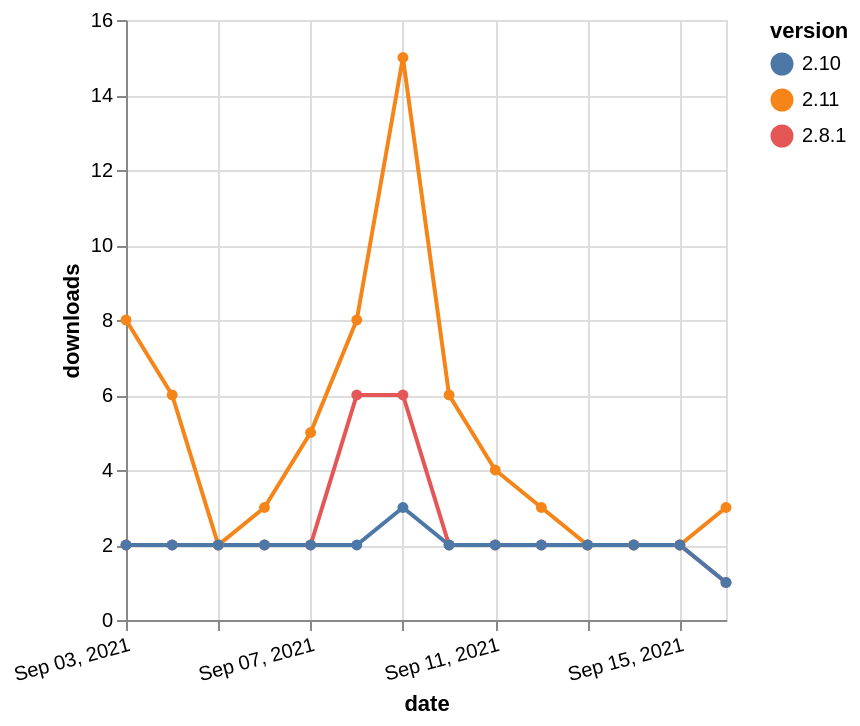

This figure's Vega-Lite source:
### Vega-Lite specification from a JSON file in a GitHub repository (floating-point values rounded to 4 significant figures)
{"$schema": "https://vega.github.io/schema/vega-lite/v5.json", "description": "A simple bar chart with embedded data.", "data": {"values": [{"date": "2021-09-03", "total": 2899, "delta": 2, "version": "2.8.1"}, {"date": "2021-09-04", "total": 2901, "delta": 2, "version": "2.8.1"}, {"date": "2021-09-05", "total": 2903, "delta": 2, "version": "2.8.1"}, {"date": "2021-09-06", "total": 2905, "delta": 2, "version": "2.8.1"}, {"date": "2021-09-07", "total": 2907, "delta": 2, "version": "2.8.1"}, {"date": "2021-09-08", "total": 2913, "delta": 6, "version": "2.8.1"}, {"date": "2021-09-09", "total": 2919, "delta": 6, "version": "2.8.1"}, {"date": "2021-09-10", "total": 2921, "delta": 2, "version": "2.8.1"}, {"date": "2021-09-11", "total": 2923, "delta": 2, "version": "2.8.1"}, {"date": "2021-09-12", "total": 2925, "delta": 2, "version": "2.8.1"}, {"date": "2021-09-13", "total": 2927, "delta": 2, "version": "2.8.1"}, {"date": "2021-09-14", "total": 2929, "delta": 2, "version": "2.8.1"}, {"date": "2021-09-15", "total": 2931, "delta": 2, "version": "2.8.1"}, {"date": "2021-09-16", "total": 2932, "delta": 1, "version": "2.8.1"}, {"date": "2021-09-03", "total": 5721, "delta": 8, "version": "2.11"}, {"date": "2021-09-04", "total": 5727, "delta": 6, "version": "2.11"}, {"date": "2021-09-05", "total": 5729, "delta": 2, "version": "2.11"}, {"date": "2021-09-06", "total": 5732, "delta": 3, "version": "2.11"}, {"date": "2021-09-07", "total": 5737, "delta": 5, "version": "2.11"}, {"date": "2021-09-08", "total": 5745, "delta": 8, "version": "2.11"}, {"date": "2021-09-09", "total": 5760, "delta": 15, "version": "2.11"}, {"date": "2021-09-10", "total": 5766, "delta": 6, "version": "2.11"}, {"date": "2021-09-11", "total": 5770, "delta": 4, "version": "2.11"}, {"date": "2021-09-12", "total": 5773, "delta": 3, "version": "2.11"}, {"date": "2021-09-13", "total": 5775, "delta": 2, "version": "2.11"}, {"date": "2021-09-14", "total": 5777, "delta": 2, "version": "2.11"}, {"date": "2021-09-15", "total": 5779, "delta": 2, "version": "2.11"}, {"date": "2021-09-16", "total": 5782, "delta": 3, "version": "2.11"}, {"date": "2021-09-03", "total": 1993, "delta": 2, "version": "2.10"}, {"date": "2021-09-04", "total": 1995, "delta": 2, "version": "2.10"}, {"date": "2021-09-05", "total": 1997, "delta": 2, "version": "2.10"}, {"date": "2021-09-06", "total": 1999, "delta": 2, "version": "2.10"}, {"date": "2021-09-07", "total": 2001, "delta": 2, "version": "2.10"}, {"date": "2021-09-08", "total": 2003, "delta": 2, "version": "2.10"}, {"date": "2021-09-09", "total": 2006, "delta": 3, "version": "2.10"}, {"date": "2021-09-10", "total": 2008, "delta": 2, "version": "2.10"}, {"date": "2021-09-11", "total": 2010, "delta": 2, "version": "2.10"}, {"date": "2021-09-12", "total": 2012, "delta": 2, "version": "2.10"}, {"date": "2021-09-13", "total": 2014, "delta": 2, "version": "2.10"}, {"date": "2021-09-14", "total": 2016, "delta": 2, "version": "2.10"}, {"date": "2021-09-15", "total": 2018, "delta": 2, "version": "2.10"}, {"date": "2021-09-16", "total": 2019, "delta": 1, "version": "2.10"}]}, "width": "container", "mark": {"type": "line", "point": {"filled": true}}, "encoding": {"x": {"field": "date", "type": "temporal", "timeUnit": "yearmonthdate", "title": "date", "axis": {"labelAngle": -15}}, "y": {"field": "delta", "type": "quantitative", "title": "downloads"}, "color": {"field": "version", "type": "nominal"}, "tooltip": {"field": "delta"}}}
